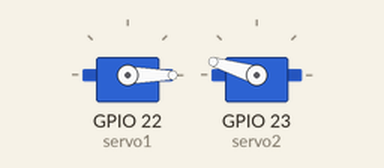
This sketch was run on a simulated ESP32. On the bench: 2 × servo.

Above: at 0.05 s.
At 3.7 s:
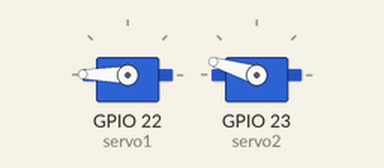
Timing chart, 0 to 8.5 s (numbered marks = the images above):
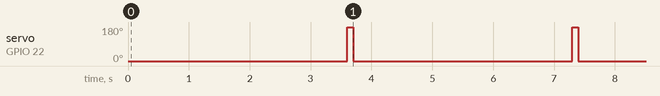

The sketch:

test-2.ino
```cpp
#include <ESP32Servo.h>
#include <math.h>

float thighLength = 100.0;
float shinLength = 134.5;

Servo servo1; // Create a servo object for the first servo
Servo servo2; // Create a servo object for the second servo

float diameter = 20.0; // Initial diameter of the semi-circle

void setup() {
  servo1.attach(22);  // Attach servo 1 to pin 9
  servo2.attach(23); // Attach servo 2 to pin 10
  Serial.begin(9600);
}

void loop() {
  // Move end effector in a semi-circle with variable diameter
  for (int angle = 0; angle <= 180; angle += 5) {
    // Convert angle to radians
    float radians = -angle * PI / 180.0;

    // Calculate target positions for semi-circle trajectory with variable diameter
    float targetX = 50 * cos(radians); // X-coordinate
    float targetY = 50 * sin(radians); // Y-coordinate
    float targetZ = 0.0; // Assuming the leg moves on a flat plane

    calculateIK(targetX, targetY, targetZ); // Call the inverse kinematics function

    delay(100); // Adjust delay as needed for smoother motion
  }

  // Change the diameter for the next semi-circle
  diameter += 10; // Increment the diameter (you can adjust this value)
}

void calculateIK(float targetX, float targetY, float targetZ) {
  // Calculate distance from hip to foot
  float distance = sqrt(targetX * targetX + targetY * targetY);

  // Calculate angles
  float theta1 = atan2(targetY, targetX);
  float theta2 = acos((thighLength * thighLength + shinLength * shinLength - distance * distance) /
                      (2 * thighLength * shinLength)) + atan2(targetZ, distance);

  // Convert radians to degrees for servo control
  int servoAngle1 = degrees(theta1);
  int servoAngle2 = degrees(theta2);

  // Move the servos or control mechanisms with these angles
  // For example:
  servo1.write(servoAngle1);
  servo2.write(180- servoAngle2);
}
```

Measured:
- by itself, servo on GPIO 22 (servo1): alternates 179° for 0.10 s and 0° for 3.6 s
